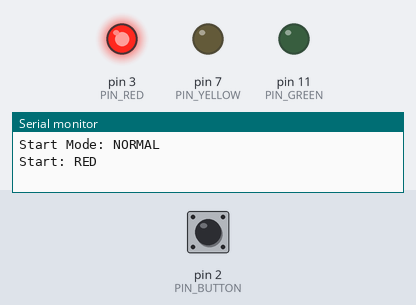
A sketch run on a simulated Arduino Uno, built with avr-gcc and run on an emulated ATmega328P. Shown: output pins drawn as LEDs (lit = HIGH), the last lines printed to the serial monitor. Dashed ring = blinking. Inputs (shaded band) come from the test bench; at power-on: pin 2 (PIN_BUTTON) LOW.

Above: at 1.8 s.
1.9 s: pin 2 (PIN_BUTTON) pulled HIGH for 0.6 s
At 2.8 s:
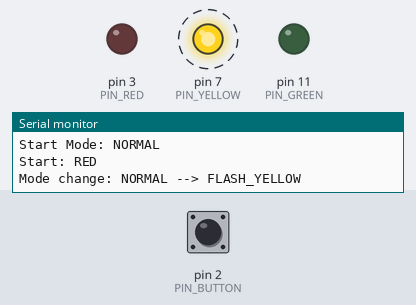
5.5 s: pin 2 (PIN_BUTTON) pulled HIGH for 1 s
At 5.75 s:
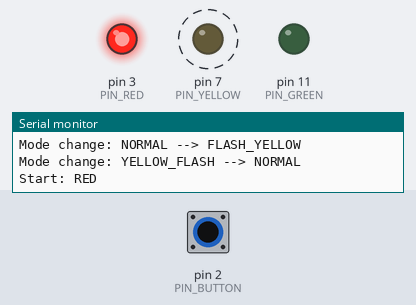
8.5 s: pin 2 (PIN_BUTTON) pulled HIGH for 3.2 s
At 27.6 s:
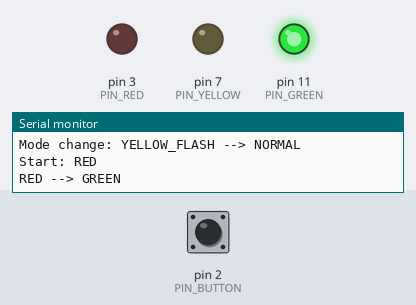
Timing chart, 0 to 43.2 s (numbered marks = the images above; inputs shaded):
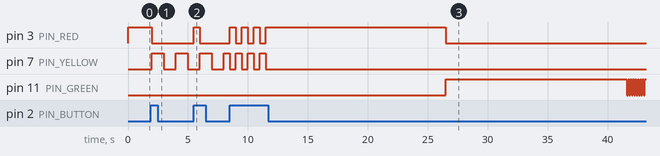

The sketch:

03_GPIO_Input.ino
```cpp
// Pin Assignment
#define PIN_RED     3
#define PIN_YELLOW  7
#define PIN_GREEN   11
#define PIN_BUTTON  2

// System Mode
#define MODE_NORMAL       1
#define MODE_FLASH_YELLOW 2

// LED State
#define STATE_RED           1
#define STATE_GREEN         2
#define STATE_GREEN_FLASH   3
#define STATE_YELLOW        4

// Duration at each state (ms)
#define DURATION_RED          15000
#define DURATION_GREEN        15000
#define DURATION_GREEN_FLASH  5000
#define DURATION_YELLOW       3000

// Period of flashing green light (ms)
#define PERIOD_GREEN_FLASH    100
#define PERIOD_YELLOW_FLASH   1000

// Interval between reading button push
#define BUTTON_READ_INTERVAL 500 // ms


// Global Vairables
int led_state, mode;
unsigned long start_time, current_time, flash_start_time, last_time_button;
int toggle;
bool allow_read_button = true;

void setup() {
  Serial.begin(9600);
  pinMode(PIN_RED, OUTPUT);
  pinMode(PIN_YELLOW, OUTPUT);
  pinMode(PIN_GREEN, OUTPUT);
  pinMode(PIN_BUTTON, INPUT);

  // At first, set red LED on and the others off
  digitalWrite(PIN_RED, HIGH);
  digitalWrite(PIN_YELLOW, LOW);
  digitalWrite(PIN_GREEN, LOW);
  Serial.println("Start Mode: NORMAL");
  Serial.println("Start: RED");
  start_time = millis();
  mode = MODE_NORMAL;
  led_state = STATE_RED;
}

void loop() {
  int val;
  switch (mode) {
    case MODE_NORMAL:
      // Check if the time in current led state is up.
      // If time is up, cheange led state to the next one.
      current_time = millis();
      switch (led_state) {
        case STATE_RED:
          if(current_time - start_time >= DURATION_RED) {
            Serial.println("RED --> GREEN");
            start_time = current_time;
            digitalWrite(PIN_RED, LOW);
            digitalWrite(PIN_GREEN, HIGH);
            led_state = STATE_GREEN;
          }
          break;
        case STATE_GREEN:
          if(current_time - start_time >= DURATION_GREEN) {
            Serial.println("GREEN --> GREEN_FLASH");
            start_time = current_time;
            flash_start_time = current_time;
            toggle = HIGH;
            led_state = STATE_GREEN_FLASH;
          }
          break;
        case STATE_GREEN_FLASH:
          if(current_time - start_time >= DURATION_GREEN_FLASH) {
            Serial.println("GREEN_FLASH --> GREEN_YELLOW");
            start_time = current_time;
            digitalWrite(PIN_RED, LOW);
            digitalWrite(PIN_GREEN, LOW);
            digitalWrite(PIN_YELLOW, HIGH);
            led_state = STATE_YELLOW;
          }
          else {
            if(millis() - flash_start_time >= PERIOD_GREEN_FLASH) {
              flash_start_time = millis();
              toggle = !toggle;
              digitalWrite(PIN_GREEN, toggle);
            }
          }
          break;
        case STATE_YELLOW:
          if(current_time - start_time >= DURATION_YELLOW) {
            Serial.println("YELLOW --> RED");
            start_time = current_time;
            digitalWrite(PIN_RED, HIGH);
            digitalWrite(PIN_GREEN, LOW);
            digitalWrite(PIN_YELLOW, LOW);
            led_state = STATE_RED;
          }
          break;
        default:
          break;
      }
      break;
    case MODE_FLASH_YELLOW:
      if(millis() - flash_start_time >= PERIOD_YELLOW_FLASH) {
        flash_start_time = millis();
        toggle = !toggle;
        digitalWrite(PIN_YELLOW, toggle);
      }
      break;
    default:
      break;
  }

  // Read push button
  if(allow_read_button) {
    val = digitalRead(PIN_BUTTON);
    if (val==HIGH) {  // button is pressed, change mode
      switch (mode) {
          case MODE_NORMAL:
            Serial.println("Mode change: NORMAL --> FLASH_YELLOW");
            mode = MODE_FLASH_YELLOW;
            flash_start_time = millis();
            toggle = HIGH;
            digitalWrite(PIN_YELLOW, HIGH);
            digitalWrite(PIN_RED, LOW);
            digitalWrite(PIN_GREEN, LOW);
            break;

          case MODE_FLASH_YELLOW:
            Serial.println("Mode change: YELLOW_FLASH --> NORMAL");
            mode = MODE_NORMAL;
            digitalWrite(PIN_RED, HIGH);
            digitalWrite(PIN_YELLOW, LOW);
            digitalWrite(PIN_GREEN, LOW);
            Serial.println("Start: RED");
            start_time = millis();
            led_state = STATE_RED;
            break;

          default:
            break;
        }
    }
    allow_read_button = false;
    last_time_button = millis();
  }
  else {
    if(millis()-last_time_button >= BUTTON_READ_INTERVAL)
      allow_read_button = true;
  }

}
```

Measured:
- after the input at 1.9 s, pin 3 (PIN_RED): HIGH → LOW after 0.10 s; pin 7 (PIN_YELLOW): alternates HIGH for 1.0 s and LOW for 1.0 s, starting after 0.10 s
- after the input at 5.5 s, pin 3 (PIN_RED): LOW → HIGH at once, → LOW 0.50 s later
- after the input at 8.5 s, pin 3 (PIN_RED): goes 3 × (HIGH 0.50 s, LOW 0.50 s), HIGH 15.0 s, then LOW, starting at once; pin 7 (PIN_YELLOW): alternates HIGH for 0.50 s and LOW for 0.50 s, 7 changes in all, then stays LOW, starting at once; pin 11 (PIN_GREEN): LOW → HIGH after 18.0 s, then repeats every 0.20 s: LOW 0.10 s, HIGH 0.10 s
